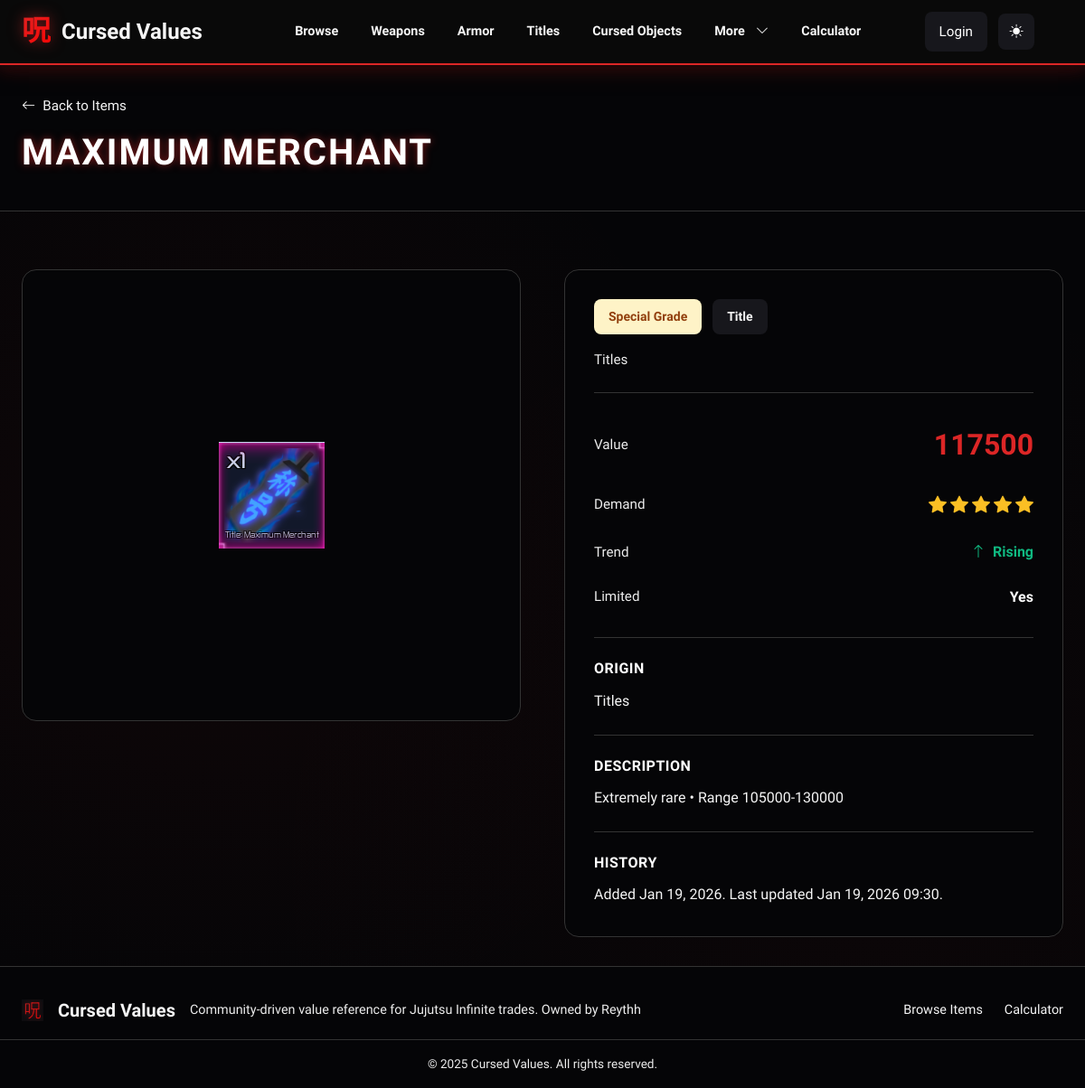
The page /maximum-merchant/ on the database its author committed.
### values/models.py (models this page shows, shortened)
class Item(models.Model):
    class ItemType(models.TextChoices):
        ITEM = "item", "Item"
        TITLE = "title", "Title"
        GAMEPASS = "gamepass", "Game Pass"
        EVENT = "event", "Event Item"
    class Rarity(models.TextChoices):
        UNOBTAINABLE = "unobtainable", "Unobtainable"
        SPECIAL_GRADE = "special_grade", "Special Grade"
        RARE = "rare", "Rare"
        UNCOMMON = "uncommon", "Uncommon"
        COMMON = "common", "Common"
    class Trend(models.TextChoices):
        RISING = "rising", "Rising"
        STABLE = "stable", "Stable"
        FALLING = "falling", "Falling"
    name = models.CharField(max_length=150, unique=True)
    slug = models.SlugField(unique=True)
    category = models.ForeignKey(
        Category, on_delete=models.PROTECT, related_name="items"
    )
    item_type = models.CharField(
        max_length=20, choices=ItemType.choices, default=ItemType.ITEM
    )
    rarity = models.CharField(
        max_length=20, choices=Rarity.choices, default=Rarity.COMMON
    )
    value = models.PositiveIntegerField(help_text="Trade value points")
    demand = models.PositiveSmallIntegerField(default=5, help_text="1-10 scale")
    trend = models.CharField(
        max_length=10, choices=Trend.choices, default=Trend.STABLE
    )
    is_limited = models.BooleanField(default=False)
    featured = models.BooleanField(default=False)
    obtained_from = models.CharField(
        max_length=200, blank=True, help_text="Event, raid, or source"
    )
    image_url = models.CharField(max_length=500, blank=True, help_text="Image URL or path (e.g., /media/Weapons/Item.png)")
    notes = models.TextField(blank=True)
    created_at = models.DateTimeField(auto_now_add=True)
    updated_at = models.DateTimeField(auto_now=True)
    class Meta:
        ordering = ["-featured", "-value", "name"]
    def get_star_count(self):
        return min(5, max(1, (self.demand + 1) // 2))

class Category(models.Model):
    name = models.CharField(max_length=100, unique=True)
    slug = models.SlugField(unique=True)
    description = models.TextField(blank=True)
    color = models.CharField(
        max_length=20,
        default="#6366F1",
        help_text="Hex color used for category badges",
    )
    class Meta:
        ordering = ["name"]

### values/views.py (the view)
# urls.py: path("<slug:slug>/", ItemDetailView.as_view(), name="item_detail"),
class ItemDetailView(DetailView):
    model = Item
    template_name = "values/item_detail.html"
    context_object_name = "item"
    slug_field = "slug"
    def get_context_data(self, **kwargs):
        context = super().get_context_data(**kwargs)
        context['is_admin'] = self.request.user.is_authenticated and self.request.user.is_staff
        context['is_value_reviewer'] = is_value_reviewer(self.request.user)
        return context

### values/views.py (called while the page is built)
def is_value_reviewer(user):
    if not user.is_authenticated:
        return False
    try:
        reviewers_group = Group.objects.get(name="Value Reviewers")
        return reviewers_group in user.groups.all()
    except Group.DoesNotExist:
        return False

### templates/values/item_detail.html (shortened to what this page needs)
{% extends "base.html" %}
{% load static %}
{% block content %}
<div class="page-header-section">
    <div class="container">
        <div class="page-header-content">
            <div>
                <a href="{% url 'values:item_list' %}" class="back-link">
                    <i class="bi bi-arrow-left"></i>
                    <span>Back to Items</span>
                </a>
                <h1 class="page-title-large">{{ item.name }}</h1>
            </div>
        </div>
    </div>
</div>
<div class="page-body">
    <div class="container">
        <div class="item-detail-layout">
            <div class="item-detail-image-section">
                {% if item.image_url %}
                <div class="item-image-wrapper">
                    <img src="{{ item.image_url }}" alt="{{ item.name }}" class="item-detail-image">
                </div>
                {% else %}
                <div class="item-image-wrapper no-image-large">
                    <i class="bi bi-image"></i>
                    <span>No image available</span>
                </div>
                {% endif %}
            </div>
            <div class="item-detail-info-section">
                <div class="info-card">
                    <div class="info-header">
                        <div class="info-badges">
                            <span class="info-badge rarity-{{ item.rarity }}">{{ item.get_rarity_display }}</span>
                            <span class="info-badge type-badge">{{ item.get_item_type_display }}</span>
                        </div>
                        <div class="info-category">{{ item.category.name }}</div>
                    </div>
                    <div class="info-stats">
                        <div class="stat-row">
                            <span class="stat-label">Value</span>
                            <span class="stat-value-large">{{ item.value|floatformat:0 }}</span>
                        </div>
                        <div class="stat-row">
                            <span class="stat-label">Demand</span>
                            <div class="stat-stars">
                                {% with star_count=item.get_star_count %}
                                    {% for i in "12345"|make_list %}
                                        <i class="bi bi-star-fill {% if forloop.counter <= star_count %}star-active{% else %}star-inactive{% endif %}"></i>
                                    {% endfor %}
                                {% endwith %}
                            </div>
                        </div>
                        <div class="stat-row">
                            <span class="stat-label">Trend</span>
                            <span class="stat-trend trend-{{ item.trend }}">
                                {% if item.trend == "rising" %}
                                    <i class="bi bi-arrow-up"></i> Rising
                                {% elif item.trend == "falling" %}
                                    <i class="bi bi-arrow-down"></i> Falling
                                {% else %}
                                    <i class="bi bi-dash"></i> Stable
                                {% endif %}
                            </span>
                        </div>
                        <div class="stat-row">
                            <span class="stat-label">Limited</span>
                            <span class="stat-value">{{ item.is_limited|yesno:"Yes,No" }}</span>
                        </div>
                    </div>
                    {% if item.obtained_from %}
                    <div class="info-section">
                        <h3 class="info-section-title">Origin</h3>
                        <p class="info-section-text">{{ item.obtained_from }}</p>
                    </div>
                    {% endif %}
                    {% if item.notes %}
                    <div class="info-section">
                        <h3 class="info-section-title">Description</h3>
                        <p class="info-section-text">{{ item.notes }}</p>
                    </div>
                    {% endif %}
                    <div class="info-section">
                        <h3 class="info-section-title">History</h3>
                        <p class="info-section-text">
                            Added {{ item.created_at|date:"M d, Y" }}. Last updated {{ item.updated_at|date:"M d, Y H:i" }}.
                        </p>
                    </div>
                </div>
            </div>
        </div>
    </div>
</div>
{% endblock %}

### static/css/styles.css (style rules this page uses)
:root { --bg-primary: #050507; --bg-secondary: #0c0c0f; --bg-tertiary: #17171c; --text-primary: #ffffff; --text-secondary: #f5f5f5; --text-muted: #ededed; --accent: #dc2626; --accent-hover: #ef4444; --accent-light: #7f1d1d; --accent-glow: rgba(220, 38, 38, 0.6); --cursed-energy: #dc2626; --cursed-energy-glow: rgba(220, 38, 38, 0.4); --success: #10b981; --warning: #fbbf24; --danger: #f87171; --border: #333333; --border-glow: rgba(220, 38, 38, 0.3); --shadow-sm: 0 2px 4px rgba(0, 0, 0, 0.5); --shadow-md: 0 4px 8px rgba(0, 0, 0, 0.6); --shadow-lg: 0 8px 16px rgba(0, 0, 0, 0.7); --shadow-xl: 0 12px 24px rgba(0, 0, 0, 0.8); --shadow-red: 0 0 20px rgba(220, 38, 38, 0.4); }
body.theme-dark { --bg-primary: #050507; --bg-secondary: #0c0c0f; --bg-tertiary: #17171c; --text-primary: #ffffff; --text-secondary: #f5f5f5; --text-muted: #ededed; --accent: #dc2626; --accent-hover: #ef4444; --accent-light: #7f1d1d; --accent-glow: rgba(220, 38, 38, 0.6); --cursed-energy: #dc2626; --cursed-energy-glow: rgba(220, 38, 38, 0.4); --border: #333333; --border-glow: rgba(220, 38, 38, 0.3); --shadow-sm: 0 2px 4px rgba(0, 0, 0, 0.5); --shadow-md: 0 4px 8px rgba(0, 0, 0, 0.6); --shadow-lg: 0 8px 16px rgba(0, 0, 0, 0.7); --shadow-xl: 0 12px 24px rgba(0, 0, 0, 0.8); --shadow-red: 0 0 20px rgba(220, 38, 38, 0.4); }
* { margin: 0; padding: 0; box-sizing: border-box; }
html, body { height: 100%; font-family: 'Rajdhani', 'Orbitron', sans-serif; background: var(--bg-primary); color: var(--text-primary); line-height: 1.6; -webkit-font-smoothing: antialiased; -moz-osx-font-smoothing: grayscale; overflow-x: hidden; }
p, li, span, label, .form-text { color: var(--text-secondary); }
::placeholder { color: rgba(255, 255, 255, 0.75) !important; opacity: 1; }
body { background-image: radial-gradient(circle at 20% 50%, rgba(220, 38, 38, 0.05) 0%, transparent 50%), radial-gradient(circle at 80% 80%, rgba(220, 38, 38, 0.03) 0%, transparent 50%); background-attachment: fixed; }
body { display: flex; flex-direction: column; }
.min-vh-100 { min-height: 100vh; }
.container { max-width: 1280px; margin: 0 auto; padding: 0 1.5rem; }
.stat-label { font-size: 0.9rem; color: var(--text-muted); font-weight: 500; }
.page-header-section { background: var(--bg-primary); border-bottom: 1px solid var(--border); padding: 2rem 0; }
.page-header-content { display: flex; justify-content: space-between; align-items: center; flex-wrap: wrap; gap: 1.5rem; }
.page-title-large { font-size: 2.5rem; font-weight: 900; color: var(--text-primary); margin-bottom: 0.5rem; font-family: 'Orbitron', sans-serif; text-transform: uppercase; letter-spacing: 2px; text-shadow: 0 0 10px var(--accent-glow); }
.page-body { padding: 2rem 0; }
.rarity-special_grade { background: #fef3c7; color: #92400e; }

### rows shown on the page
Item: name "MAXIMUM MERCHANT", image_url (picture), rarity "Special Grade", item_type "Title", category.name "Titles", value "117500", is_limited "Yes", obtained_from "Titles", notes "Extremely rare • Range 105000-130000", created_at "Jan 19, 2026", updated_at "Jan 19, 2026 09:30"
